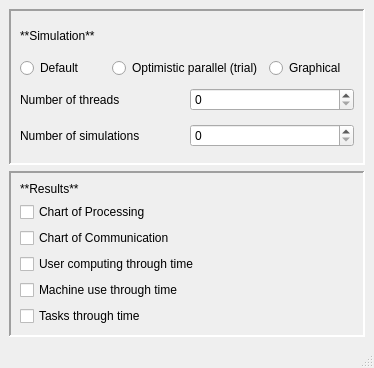
<?xml version="1.0" encoding="UTF-8"?>
<ui version="4.0">
 <class>SettingsWindow</class>
 <widget class="QMainWindow" name="SettingsWindow">
  <property name="geometry">
   <rect>
    <x>0</x>
    <y>0</y>
    <width>374</width>
    <height>368</height>
   </rect>
  </property>
  <property name="minimumSize">
   <size>
    <width>374</width>
    <height>368</height>
   </size>
  </property>
  <property name="maximumSize">
   <size>
    <width>374</width>
    <height>368</height>
   </size>
  </property>
  <property name="windowTitle">
   <string>Settings Window</string>
  </property>
  <property name="tabShape">
   <enum>QTabWidget::Rounded</enum>
  </property>
  <widget class="QWidget" name="centralwidget">
   <layout class="QVBoxLayout" name="verticalLayout_3">
    <item>
     <widget class="QFrame" name="frame">
      <property name="frameShape">
       <enum>QFrame::Panel</enum>
      </property>
      <property name="frameShadow">
       <enum>QFrame::Sunken</enum>
      </property>
      <property name="lineWidth">
       <number>2</number>
      </property>
      <layout class="QVBoxLayout" name="verticalLayout">
       <item>
        <widget class="QLabel" name="label_4">
         <property name="maximumSize">
          <size>
           <width>16777215</width>
           <height>30</height>
          </size>
         </property>
         <property name="text">
          <string>**Simulation**</string>
         </property>
         <property name="textFormat">
          <enum>Qt::MarkdownText</enum>
         </property>
        </widget>
       </item>
       <item>
        <layout class="QHBoxLayout" name="horizontalLayout">
         <item>
          <widget class="QRadioButton" name="radioButton">
           <property name="autoFillBackground">
            <bool>false</bool>
           </property>
           <property name="text">
            <string>Default</string>
           </property>
          </widget>
         </item>
         <item>
          <widget class="QRadioButton" name="radioButton_2">
           <property name="autoFillBackground">
            <bool>false</bool>
           </property>
           <property name="text">
            <string>Optimistic parallel (trial)</string>
           </property>
          </widget>
         </item>
         <item>
          <widget class="QRadioButton" name="radioButton_3">
           <property name="autoFillBackground">
            <bool>false</bool>
           </property>
           <property name="text">
            <string>Graphical</string>
           </property>
          </widget>
         </item>
        </layout>
       </item>
       <item>
        <layout class="QGridLayout" name="gridLayout">
         <property name="sizeConstraint">
          <enum>QLayout::SetMinimumSize</enum>
         </property>
         <item row="1" column="0">
          <widget class="QLabel" name="label">
           <property name="minimumSize">
            <size>
             <width>0</width>
             <height>30</height>
            </size>
           </property>
           <property name="maximumSize">
            <size>
             <width>16777215</width>
             <height>30</height>
            </size>
           </property>
           <property name="text">
            <string>Number of threads</string>
           </property>
          </widget>
         </item>
         <item row="2" column="0">
          <widget class="QLabel" name="label_2">
           <property name="minimumSize">
            <size>
             <width>0</width>
             <height>30</height>
            </size>
           </property>
           <property name="maximumSize">
            <size>
             <width>16777215</width>
             <height>30</height>
            </size>
           </property>
           <property name="text">
            <string>Number of simulations</string>
           </property>
          </widget>
         </item>
         <item row="1" column="1">
          <widget class="QSpinBox" name="spinBox"/>
         </item>
         <item row="2" column="1">
          <widget class="QSpinBox" name="spinBox_2"/>
         </item>
        </layout>
       </item>
      </layout>
     </widget>
    </item>
    <item>
     <widget class="QFrame" name="frame_2">
      <property name="autoFillBackground">
       <bool>false</bool>
      </property>
      <property name="frameShape">
       <enum>QFrame::Panel</enum>
      </property>
      <property name="frameShadow">
       <enum>QFrame::Sunken</enum>
      </property>
      <property name="lineWidth">
       <number>2</number>
      </property>
      <layout class="QVBoxLayout" name="verticalLayout_4">
       <item>
        <widget class="QLabel" name="label_3">
         <property name="maximumSize">
          <size>
           <width>16777215</width>
           <height>30</height>
          </size>
         </property>
         <property name="text">
          <string>**Results**</string>
         </property>
         <property name="textFormat">
          <enum>Qt::MarkdownText</enum>
         </property>
        </widget>
       </item>
       <item>
        <layout class="QVBoxLayout" name="verticalLayout_2">
         <item>
          <widget class="QCheckBox" name="checkBox">
           <property name="text">
            <string>Chart of Processing</string>
           </property>
          </widget>
         </item>
         <item>
          <widget class="QCheckBox" name="checkBox_2">
           <property name="text">
            <string>Chart of Communication</string>
           </property>
          </widget>
         </item>
         <item>
          <widget class="QCheckBox" name="checkBox_3">
           <property name="text">
            <string>User computing through time</string>
           </property>
          </widget>
         </item>
         <item>
          <widget class="QCheckBox" name="checkBox_4">
           <property name="text">
            <string>Machine use through time</string>
           </property>
          </widget>
         </item>
         <item>
          <widget class="QCheckBox" name="checkBox_5">
           <property name="text">
            <string>Tasks through time</string>
           </property>
          </widget>
         </item>
        </layout>
       </item>
      </layout>
     </widget>
    </item>
   </layout>
   <zorder>textEdit</zorder>
   <zorder>frame</zorder>
   <zorder>frame_2</zorder>
  </widget>
  <widget class="QStatusBar" name="statusbar"/>
 </widget>
 <resources/>
 <connections/>
</ui>
